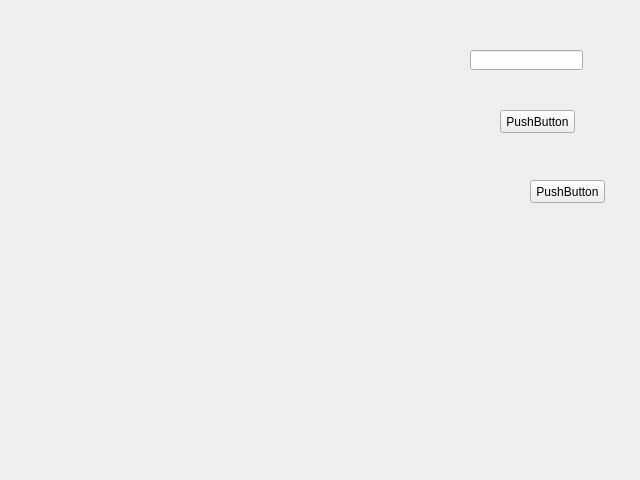
<?xml version="1.0" encoding="UTF-8"?>
<ui version="4.0">
 <class>select_fraction</class>
 <widget class="QWidget" name="select_fraction">
  <property name="geometry">
   <rect>
    <x>0</x>
    <y>0</y>
    <width>640</width>
    <height>480</height>
   </rect>
  </property>
  <property name="windowTitle">
   <string>Form</string>
  </property>
  <widget class="QWidget" name="verticalLayoutWidget">
   <property name="geometry">
    <rect>
     <x>-1</x>
     <y>-1</y>
     <width>291</width>
     <height>491</height>
    </rect>
   </property>
   <layout class="QVBoxLayout" name="verticalLayout"/>
  </widget>
  <widget class="QLineEdit" name="lineEdit">
   <property name="geometry">
    <rect>
     <x>470</x>
     <y>50</y>
     <width>113</width>
     <height>20</height>
    </rect>
   </property>
  </widget>
  <widget class="QPushButton" name="addButton">
   <property name="geometry">
    <rect>
     <x>500</x>
     <y>110</y>
     <width>75</width>
     <height>23</height>
    </rect>
   </property>
   <property name="text">
    <string>PushButton</string>
   </property>
  </widget>
  <widget class="QPushButton" name="deleteButton">
   <property name="geometry">
    <rect>
     <x>530</x>
     <y>180</y>
     <width>75</width>
     <height>23</height>
    </rect>
   </property>
   <property name="text">
    <string>PushButton</string>
   </property>
  </widget>
 </widget>
 <resources/>
 <connections/>
</ui>
